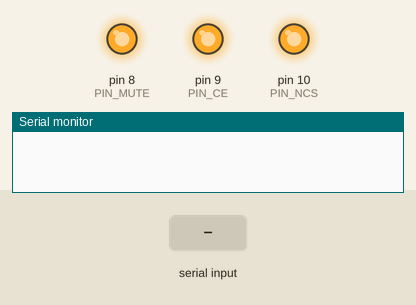
The sketch below on a simulated Arduino Uno, built with avr-gcc and run on an emulated ATmega328P. On the bench: output pins drawn as LEDs (lit = HIGH), the last lines printed to the serial monitor. The test bench sets the inputs (shaded band).

Above: at 1.2 s.
1.3 s: "CE \n" received over Serial
At 2.5 s:
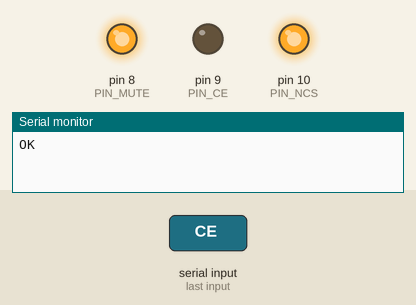
2.8 s: "MUTE \n" received over Serial
At 3.7 s:
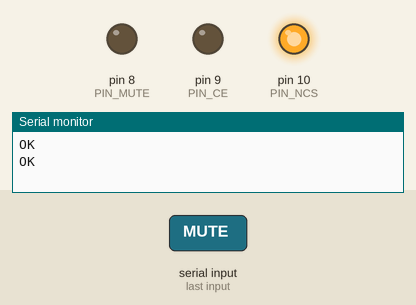
Timing chart, 0 to 5.8 s (numbered marks = the images above; inputs shaded):
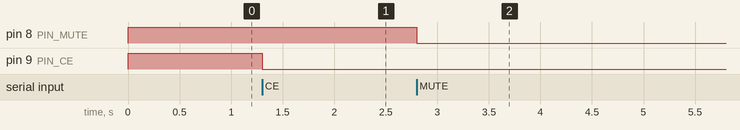

The sketch:

spi_bridge.ino
```cpp
/*
  PLL Studio — USB-serial SPI bridge for the IDT/Renesas 8V97051
  ---------------------------------------------------------------
  Works on any Arduino-core board with a 3.3 V I/O level:
  STM32 Nucleo (STM32duino, via ST-LINK VCP), Raspberry Pi Pico (arduino-pico),
  ESP32, Arduino Zero/Due/Nano 33 ...

  !!! The 8V97051 SPI pins are 1.8 V logic, 3.3 V tolerant (abs. max VDDA + 0.5 V).
  !!! Never drive them from a 5 V board (Uno/Mega/Nano classic) without level shifters.

  Wiring (default pins, change below):
     MCU SCK  -> SCLK  (pin 1)
     MCU MOSI -> SDI   (pin 2)
     MCU D10  -> nCS   (pin 3, active low "load enable")
     MCU MISO <- MUX_OUT (pin 30, configure MUX_OUT = 111 "SDO" for readback)
     MCU D9   -> CE    (pin 4)    optional
     MCU D8   -> MUTE  (pin 26)   optional, low = outputs muted
     MCU D7   <- LD    (pin 25)   optional
     GND      -- GND

  Protocol (115200 8N1, one command per line, replies end with \n):
     ?            -> PLLBRIDGE 1.0 <board>
     X hhhhhhhh   -> OK hhhhhhhh   one 32-bit frame, MSB first, SPI mode 0
     CE 0|1       -> OK            CE pin level
     MUTE 0|1     -> OK            MUTE pin level (0 = muted)
     LD           -> OK 0|1        LD pin level
     SPI <hz>     -> OK            SCLK frequency (max 20 MHz per datasheet)
*/
#include <SPI.h>

#ifndef PIN_NCS
#define PIN_NCS 10
#endif
#ifndef PIN_CE
#define PIN_CE 9
#endif
#ifndef PIN_MUTE
#define PIN_MUTE 8
#endif
#ifndef PIN_LD
#define PIN_LD 7
#endif

#ifdef ARDUINO_BOARD
#define BOARD_NAME ARDUINO_BOARD
#else
#define BOARD_NAME "arduino"
#endif

static uint32_t spiHz = 1000000UL;
static char buf[64];
static uint8_t len = 0;

static uint32_t frame32(uint32_t w) {
  SPI.beginTransaction(SPISettings(spiHz, MSBFIRST, SPI_MODE0));
  digitalWrite(PIN_NCS, LOW);  // first SDO bit is driven on the nCS falling edge
  delayMicroseconds(1);
  uint32_t r = 0;
  for (int8_t i = 3; i >= 0; --i) {
    r = (r << 8) | SPI.transfer((uint8_t)(w >> (8 * i)));
  }
  delayMicroseconds(1);
  digitalWrite(PIN_NCS, HIGH);  // data is latched on the nCS rising edge
  SPI.endTransaction();
  delayMicroseconds(1);         // tPW >= 20 ns
  return r;
}

static void reply(const char* s) { Serial.print(s); Serial.print('\n'); }

static void handle(char* l) {
  while (*l == ' ') ++l;
  if (l[0] == '?') {
    Serial.print("PLLBRIDGE 1.0 ");
    Serial.print(BOARD_NAME);
    Serial.print('\n');
  } else if (l[0] == 'X' && l[1] == ' ') {
    uint32_t w = strtoul(l + 2, nullptr, 16);
    uint32_t r = frame32(w);
    char out[16];
    snprintf(out, sizeof(out), "OK %08lX", (unsigned long)r);
    reply(out);
  } else if (!strncmp(l, "CE ", 3)) {
    digitalWrite(PIN_CE, l[3] == '1' ? HIGH : LOW);
    reply("OK");
  } else if (!strncmp(l, "MUTE ", 5)) {
    digitalWrite(PIN_MUTE, l[5] == '1' ? HIGH : LOW);
    reply("OK");
  } else if (!strcmp(l, "LD")) {
    reply(digitalRead(PIN_LD) ? "OK 1" : "OK 0");
  } else if (!strncmp(l, "SPI ", 4)) {
    uint32_t hz = strtoul(l + 4, nullptr, 10);
    if (hz >= 10000UL && hz <= 20000000UL) { spiHz = hz; reply("OK"); }
    else reply("ERR range");
  } else if (l[0] == 0) {
    // empty line
  } else {
    reply("ERR unknown");
  }
}

void setup() {
  pinMode(PIN_NCS, OUTPUT);
  digitalWrite(PIN_NCS, HIGH);
  pinMode(PIN_CE, OUTPUT);
  digitalWrite(PIN_CE, HIGH);
  pinMode(PIN_MUTE, OUTPUT);
  digitalWrite(PIN_MUTE, HIGH);
  pinMode(PIN_LD, INPUT);
  SPI.begin();
  Serial.begin(115200);
}

void loop() {
  while (Serial.available()) {
    char c = (char)Serial.read();
    if (c == '\r') continue;
    if (c == '\n') {
      buf[len] = 0;
      handle(buf);
      len = 0;
    } else if (len < sizeof(buf) - 1) {
      buf[len++] = c;
    }
  }
}
```

Measured:
- after the input at 1.3 s, pin 9 (PIN_CE): HIGH → LOW at once
- after the input at 2.8 s, pin 8 (PIN_MUTE): HIGH → LOW at once
